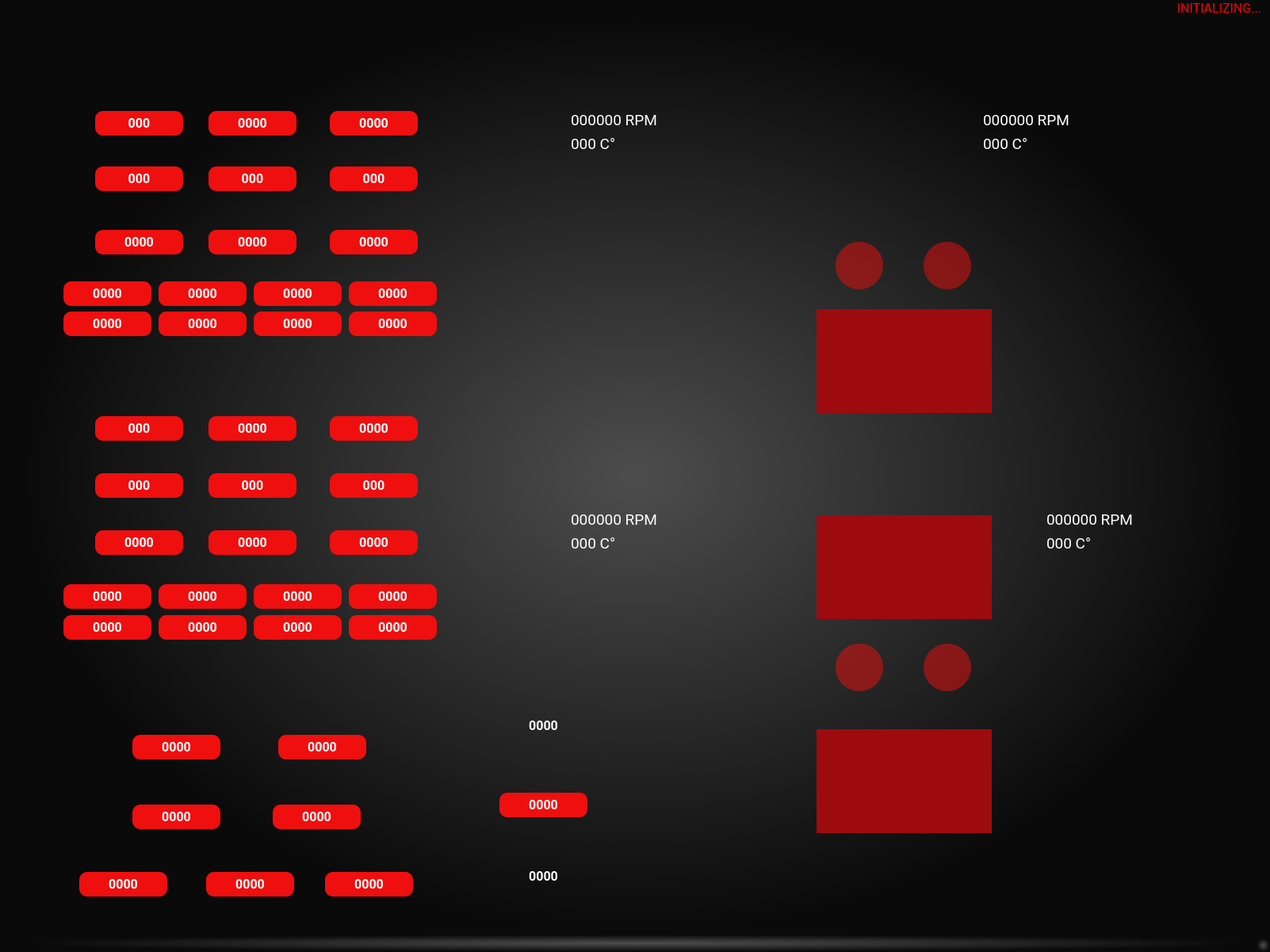
<?xml version="1.0" encoding="UTF-8"?>
<ui version="4.0">
 <class>MainWindow</class>
 <widget class="QMainWindow" name="MainWindow">
  <property name="enabled">
   <bool>true</bool>
  </property>
  <property name="geometry">
   <rect>
    <x>0</x>
    <y>0</y>
    <width>1602</width>
    <height>1201</height>
   </rect>
  </property>
  <property name="windowTitle">
   <string>MainWindow</string>
  </property>
  <property name="styleSheet">
   <string notr="true">background: qradialgradient(spread:pad, cx:0.5, cy:0.5, radius:0.5, fx:0.5, fy:0.5, stop:0 rgba(77, 77, 77, 255), stop:0.960199 rgba(10, 10, 10, 255))</string>
  </property>
  <property name="animated">
   <bool>false</bool>
  </property>
  <widget class="QWidget" name="centralwidget">
   <widget class="QLabel" name="errors_label">
    <property name="geometry">
     <rect>
      <x>650</x>
      <y>0</y>
      <width>941</width>
      <height>20</height>
     </rect>
    </property>
    <property name="font">
     <font>
      <family>Roboto</family>
      <pointsize>12</pointsize>
     </font>
    </property>
    <property name="styleSheet">
     <string notr="true">color: red; background: transparent;</string>
    </property>
    <property name="text">
     <string>INITIALIZING...</string>
    </property>
    <property name="alignment">
     <set>Qt::AlignRight|Qt::AlignTrailing|Qt::AlignVCenter</set>
    </property>
   </widget>
   <widget class="QLabel" name="screenImage">
    <property name="geometry">
     <rect>
      <x>0</x>
      <y>0</y>
      <width>1601</width>
      <height>1201</height>
     </rect>
    </property>
    <property name="text">
     <string/>
    </property>
    <property name="pixmap">
     <pixmap>screen2_image_14.png</pixmap>
    </property>
   </widget>
   <widget class="QLabel" name="FP_state">
    <property name="geometry">
     <rect>
      <x>120</x>
      <y>140</y>
      <width>111</width>
      <height>31</height>
     </rect>
    </property>
    <property name="font">
     <font>
      <family>Roboto</family>
      <pointsize>12</pointsize>
      <weight>75</weight>
      <bold>true</bold>
     </font>
    </property>
    <property name="styleSheet">
     <string notr="true">background: #ef0f0f;
border-radius: 10;
color: white;</string>
    </property>
    <property name="text">
     <string>000</string>
    </property>
    <property name="alignment">
     <set>Qt::AlignCenter</set>
    </property>
   </widget>
   <widget class="QLabel" name="FP_volt">
    <property name="geometry">
     <rect>
      <x>263</x>
      <y>140</y>
      <width>111</width>
      <height>31</height>
     </rect>
    </property>
    <property name="font">
     <font>
      <family>Roboto</family>
      <pointsize>12</pointsize>
      <weight>75</weight>
      <bold>true</bold>
     </font>
    </property>
    <property name="styleSheet">
     <string notr="true">background: #ef0f0f;
border-radius: 10;
color: white;</string>
    </property>
    <property name="text">
     <string>0000</string>
    </property>
    <property name="alignment">
     <set>Qt::AlignCenter</set>
    </property>
   </widget>
   <widget class="QLabel" name="FP_curr">
    <property name="geometry">
     <rect>
      <x>416</x>
      <y>140</y>
      <width>111</width>
      <height>31</height>
     </rect>
    </property>
    <property name="font">
     <font>
      <family>Roboto</family>
      <pointsize>12</pointsize>
      <weight>75</weight>
      <bold>true</bold>
     </font>
    </property>
    <property name="styleSheet">
     <string notr="true">background: #ef0f0f;
border-radius: 10;
color: white;</string>
    </property>
    <property name="text">
     <string>0000</string>
    </property>
    <property name="alignment">
     <set>Qt::AlignCenter</set>
    </property>
   </widget>
   <widget class="QLabel" name="FP_minCell">
    <property name="geometry">
     <rect>
      <x>263</x>
      <y>290</y>
      <width>111</width>
      <height>31</height>
     </rect>
    </property>
    <property name="font">
     <font>
      <family>Roboto</family>
      <pointsize>12</pointsize>
      <weight>75</weight>
      <bold>true</bold>
     </font>
    </property>
    <property name="styleSheet">
     <string notr="true">background: #ef0f0f;
border-radius: 10;
color: white;</string>
    </property>
    <property name="text">
     <string>0000</string>
    </property>
    <property name="alignment">
     <set>Qt::AlignCenter</set>
    </property>
   </widget>
   <widget class="QLabel" name="FP_maxCell">
    <property name="geometry">
     <rect>
      <x>416</x>
      <y>290</y>
      <width>111</width>
      <height>31</height>
     </rect>
    </property>
    <property name="font">
     <font>
      <family>Roboto</family>
      <pointsize>12</pointsize>
      <weight>75</weight>
      <bold>true</bold>
     </font>
    </property>
    <property name="styleSheet">
     <string notr="true">background: #ef0f0f;
border-radius: 10;
color: white;</string>
    </property>
    <property name="text">
     <string>0000</string>
    </property>
    <property name="alignment">
     <set>Qt::AlignCenter</set>
    </property>
   </widget>
   <widget class="QLabel" name="RP_volt">
    <property name="geometry">
     <rect>
      <x>263</x>
      <y>525</y>
      <width>111</width>
      <height>31</height>
     </rect>
    </property>
    <property name="font">
     <font>
      <family>Roboto</family>
      <pointsize>12</pointsize>
      <weight>75</weight>
      <bold>true</bold>
     </font>
    </property>
    <property name="styleSheet">
     <string notr="true">background: #ef0f0f;
border-radius: 10;
color: white;</string>
    </property>
    <property name="text">
     <string>0000</string>
    </property>
    <property name="alignment">
     <set>Qt::AlignCenter</set>
    </property>
   </widget>
   <widget class="QLabel" name="RP_curr">
    <property name="geometry">
     <rect>
      <x>416</x>
      <y>525</y>
      <width>111</width>
      <height>31</height>
     </rect>
    </property>
    <property name="font">
     <font>
      <family>Roboto</family>
      <pointsize>12</pointsize>
      <weight>75</weight>
      <bold>true</bold>
     </font>
    </property>
    <property name="styleSheet">
     <string notr="true">background: #ef0f0f;
border-radius: 10;
color: white;</string>
    </property>
    <property name="text">
     <string>0000</string>
    </property>
    <property name="alignment">
     <set>Qt::AlignCenter</set>
    </property>
   </widget>
   <widget class="QLabel" name="RP_maxCell">
    <property name="geometry">
     <rect>
      <x>416</x>
      <y>669</y>
      <width>111</width>
      <height>31</height>
     </rect>
    </property>
    <property name="font">
     <font>
      <family>Roboto</family>
      <pointsize>12</pointsize>
      <weight>75</weight>
      <bold>true</bold>
     </font>
    </property>
    <property name="styleSheet">
     <string notr="true">background: #ef0f0f;
border-radius: 10;
color: white;</string>
    </property>
    <property name="text">
     <string>0000</string>
    </property>
    <property name="alignment">
     <set>Qt::AlignCenter</set>
    </property>
   </widget>
   <widget class="QLabel" name="RP_minCell">
    <property name="geometry">
     <rect>
      <x>263</x>
      <y>669</y>
      <width>111</width>
      <height>31</height>
     </rect>
    </property>
    <property name="font">
     <font>
      <family>Roboto</family>
      <pointsize>12</pointsize>
      <weight>75</weight>
      <bold>true</bold>
     </font>
    </property>
    <property name="styleSheet">
     <string notr="true">background: #ef0f0f;
border-radius: 10;
color: white;</string>
    </property>
    <property name="text">
     <string>0000</string>
    </property>
    <property name="alignment">
     <set>Qt::AlignCenter</set>
    </property>
   </widget>
   <widget class="QLabel" name="RP_state">
    <property name="geometry">
     <rect>
      <x>120</x>
      <y>525</y>
      <width>111</width>
      <height>31</height>
     </rect>
    </property>
    <property name="font">
     <font>
      <family>Roboto</family>
      <pointsize>12</pointsize>
      <weight>75</weight>
      <bold>true</bold>
     </font>
    </property>
    <property name="styleSheet">
     <string notr="true">background: #ef0f0f;
border-radius: 10;
color: white;</string>
    </property>
    <property name="text">
     <string>000</string>
    </property>
    <property name="alignment">
     <set>Qt::AlignCenter</set>
    </property>
   </widget>
   <widget class="QLabel" name="brakes_pressure">
    <property name="geometry">
     <rect>
      <x>167</x>
      <y>927</y>
      <width>111</width>
      <height>31</height>
     </rect>
    </property>
    <property name="font">
     <font>
      <family>Roboto</family>
      <pointsize>12</pointsize>
      <weight>75</weight>
      <bold>true</bold>
     </font>
    </property>
    <property name="styleSheet">
     <string notr="true">background: #ef0f0f;
border-radius: 10;
color: white;</string>
    </property>
    <property name="text">
     <string>0000</string>
    </property>
    <property name="alignment">
     <set>Qt::AlignCenter</set>
    </property>
   </widget>
   <widget class="QLabel" name="tensioner_pressure">
    <property name="geometry">
     <rect>
      <x>351</x>
      <y>927</y>
      <width>111</width>
      <height>31</height>
     </rect>
    </property>
    <property name="font">
     <font>
      <family>Roboto</family>
      <pointsize>12</pointsize>
      <weight>75</weight>
      <bold>true</bold>
     </font>
    </property>
    <property name="styleSheet">
     <string notr="true">background: #ef0f0f;
border-radius: 10;
color: white;</string>
    </property>
    <property name="text">
     <string>0000</string>
    </property>
    <property name="alignment">
     <set>Qt::AlignCenter</set>
    </property>
   </widget>
   <widget class="QLabel" name="battery_actual">
    <property name="geometry">
     <rect>
      <x>630</x>
      <y>1000</y>
      <width>111</width>
      <height>31</height>
     </rect>
    </property>
    <property name="font">
     <font>
      <family>Roboto</family>
      <pointsize>12</pointsize>
      <weight>75</weight>
      <bold>true</bold>
     </font>
    </property>
    <property name="styleSheet">
     <string notr="true">background: #ef0f0f;
border-radius: 10;
color: white;</string>
    </property>
    <property name="text">
     <string>0000</string>
    </property>
    <property name="alignment">
     <set>Qt::AlignCenter</set>
    </property>
   </widget>
   <widget class="QLabel" name="battery_min">
    <property name="geometry">
     <rect>
      <x>630</x>
      <y>1090</y>
      <width>111</width>
      <height>31</height>
     </rect>
    </property>
    <property name="font">
     <font>
      <family>Roboto</family>
      <pointsize>12</pointsize>
      <weight>75</weight>
      <bold>true</bold>
     </font>
    </property>
    <property name="styleSheet">
     <string notr="true">color: white; background: transparent;</string>
    </property>
    <property name="text">
     <string>0000</string>
    </property>
    <property name="alignment">
     <set>Qt::AlignCenter</set>
    </property>
   </widget>
   <widget class="QLabel" name="battery_max">
    <property name="geometry">
     <rect>
      <x>630</x>
      <y>900</y>
      <width>111</width>
      <height>31</height>
     </rect>
    </property>
    <property name="font">
     <font>
      <family>Roboto</family>
      <pointsize>12</pointsize>
      <weight>75</weight>
      <bold>true</bold>
     </font>
    </property>
    <property name="styleSheet">
     <string notr="true">color: white; background: transparent;</string>
    </property>
    <property name="text">
     <string>0000</string>
    </property>
    <property name="alignment">
     <set>Qt::AlignCenter</set>
    </property>
   </widget>
   <widget class="QLabel" name="RP_podSquare">
    <property name="geometry">
     <rect>
      <x>1030</x>
      <y>920</y>
      <width>221</width>
      <height>131</height>
     </rect>
    </property>
    <property name="styleSheet">
     <string notr="true">background: #9d0b0f;</string>
    </property>
    <property name="text">
     <string/>
    </property>
   </widget>
   <widget class="QLabel" name="MP_podSquare">
    <property name="geometry">
     <rect>
      <x>1030</x>
      <y>650</y>
      <width>221</width>
      <height>131</height>
     </rect>
    </property>
    <property name="styleSheet">
     <string notr="true">background: #9d0b0f;</string>
    </property>
    <property name="text">
     <string/>
    </property>
   </widget>
   <widget class="QLabel" name="FP_podSquare">
    <property name="geometry">
     <rect>
      <x>1030</x>
      <y>390</y>
      <width>221</width>
      <height>131</height>
     </rect>
    </property>
    <property name="styleSheet">
     <string notr="true">background: #9d0b0f;</string>
    </property>
    <property name="text">
     <string/>
    </property>
   </widget>
   <widget class="QLabel" name="TL_rpm">
    <property name="geometry">
     <rect>
      <x>720</x>
      <y>136</y>
      <width>191</width>
      <height>31</height>
     </rect>
    </property>
    <property name="font">
     <font>
      <family>Roboto</family>
      <pointsize>14</pointsize>
     </font>
    </property>
    <property name="styleSheet">
     <string notr="true">background: transparent; 
color: white;</string>
    </property>
    <property name="text">
     <string>000000 RPM</string>
    </property>
    <property name="alignment">
     <set>Qt::AlignLeading|Qt::AlignLeft|Qt::AlignVCenter</set>
    </property>
   </widget>
   <widget class="QLabel" name="BL_rpm">
    <property name="geometry">
     <rect>
      <x>720</x>
      <y>640</y>
      <width>191</width>
      <height>31</height>
     </rect>
    </property>
    <property name="font">
     <font>
      <family>Roboto</family>
      <pointsize>14</pointsize>
     </font>
    </property>
    <property name="styleSheet">
     <string notr="true">background: transparent; 
color: white;</string>
    </property>
    <property name="text">
     <string>000000 RPM</string>
    </property>
    <property name="alignment">
     <set>Qt::AlignLeading|Qt::AlignLeft|Qt::AlignVCenter</set>
    </property>
   </widget>
   <widget class="QLabel" name="TR_rpm">
    <property name="geometry">
     <rect>
      <x>1240</x>
      <y>136</y>
      <width>191</width>
      <height>31</height>
     </rect>
    </property>
    <property name="font">
     <font>
      <family>Roboto</family>
      <pointsize>14</pointsize>
     </font>
    </property>
    <property name="styleSheet">
     <string notr="true">background: transparent; 
color: white;</string>
    </property>
    <property name="text">
     <string>000000 RPM</string>
    </property>
    <property name="alignment">
     <set>Qt::AlignLeading|Qt::AlignLeft|Qt::AlignVCenter</set>
    </property>
   </widget>
   <widget class="QLabel" name="BR_rpm">
    <property name="geometry">
     <rect>
      <x>1320</x>
      <y>640</y>
      <width>191</width>
      <height>31</height>
     </rect>
    </property>
    <property name="font">
     <font>
      <family>Roboto</family>
      <pointsize>14</pointsize>
     </font>
    </property>
    <property name="styleSheet">
     <string notr="true">background: transparent; 
color: white;</string>
    </property>
    <property name="text">
     <string>000000 RPM</string>
    </property>
    <property name="alignment">
     <set>Qt::AlignLeading|Qt::AlignLeft|Qt::AlignVCenter</set>
    </property>
   </widget>
   <widget class="QLabel" name="TL_temp">
    <property name="geometry">
     <rect>
      <x>720</x>
      <y>166</y>
      <width>141</width>
      <height>31</height>
     </rect>
    </property>
    <property name="font">
     <font>
      <family>Roboto</family>
      <pointsize>14</pointsize>
     </font>
    </property>
    <property name="styleSheet">
     <string notr="true">background: transparent; 
color: white;</string>
    </property>
    <property name="text">
     <string>000 C°</string>
    </property>
    <property name="alignment">
     <set>Qt::AlignLeading|Qt::AlignLeft|Qt::AlignVCenter</set>
    </property>
   </widget>
   <widget class="QLabel" name="BL_temp">
    <property name="geometry">
     <rect>
      <x>720</x>
      <y>670</y>
      <width>191</width>
      <height>31</height>
     </rect>
    </property>
    <property name="font">
     <font>
      <family>Roboto</family>
      <pointsize>14</pointsize>
     </font>
    </property>
    <property name="styleSheet">
     <string notr="true">background: transparent; 
color: white;</string>
    </property>
    <property name="text">
     <string>000 C°</string>
    </property>
    <property name="alignment">
     <set>Qt::AlignLeading|Qt::AlignLeft|Qt::AlignVCenter</set>
    </property>
   </widget>
   <widget class="QLabel" name="TR_temp">
    <property name="geometry">
     <rect>
      <x>1240</x>
      <y>166</y>
      <width>191</width>
      <height>31</height>
     </rect>
    </property>
    <property name="font">
     <font>
      <family>Roboto</family>
      <pointsize>14</pointsize>
     </font>
    </property>
    <property name="styleSheet">
     <string notr="true">background: transparent; 
color: white;</string>
    </property>
    <property name="text">
     <string>000 C°</string>
    </property>
    <property name="alignment">
     <set>Qt::AlignLeading|Qt::AlignLeft|Qt::AlignVCenter</set>
    </property>
   </widget>
   <widget class="QLabel" name="BR_temp">
    <property name="geometry">
     <rect>
      <x>1320</x>
      <y>670</y>
      <width>191</width>
      <height>31</height>
     </rect>
    </property>
    <property name="font">
     <font>
      <family>Roboto</family>
      <pointsize>14</pointsize>
     </font>
    </property>
    <property name="styleSheet">
     <string notr="true">background: transparent; 
color: white;</string>
    </property>
    <property name="text">
     <string>000 C°</string>
    </property>
    <property name="alignment">
     <set>Qt::AlignLeading|Qt::AlignLeft|Qt::AlignVCenter</set>
    </property>
   </widget>
   <widget class="QLabel" name="TL_tempCircle">
    <property name="geometry">
     <rect>
      <x>1054</x>
      <y>305</y>
      <width>60</width>
      <height>60</height>
     </rect>
    </property>
    <property name="styleSheet">
     <string notr="true">background:rgba(239, 15, 15, 0.5);
border-radius: 30;</string>
    </property>
    <property name="text">
     <string/>
    </property>
   </widget>
   <widget class="QLabel" name="TR_tempCircle">
    <property name="geometry">
     <rect>
      <x>1165</x>
      <y>305</y>
      <width>60</width>
      <height>60</height>
     </rect>
    </property>
    <property name="styleSheet">
     <string notr="true">background:rgba(239, 15, 15, 0.5);
border-radius: 30;</string>
    </property>
    <property name="text">
     <string/>
    </property>
   </widget>
   <widget class="QLabel" name="BL_tempCircle">
    <property name="geometry">
     <rect>
      <x>1054</x>
      <y>812</y>
      <width>60</width>
      <height>60</height>
     </rect>
    </property>
    <property name="styleSheet">
     <string notr="true">background:rgba(239, 15, 15, 0.5);
border-radius: 30;</string>
    </property>
    <property name="text">
     <string/>
    </property>
   </widget>
   <widget class="QLabel" name="BR_tempCircle">
    <property name="geometry">
     <rect>
      <x>1165</x>
      <y>812</y>
      <width>60</width>
      <height>60</height>
     </rect>
    </property>
    <property name="styleSheet">
     <string notr="true">background:rgba(239, 15, 15, 0.5);
border-radius: 30;</string>
    </property>
    <property name="text">
     <string/>
    </property>
   </widget>
   <widget class="QLabel" name="Pod_clipArt">
    <property name="geometry">
     <rect>
      <x>700</x>
      <y>10</y>
      <width>931</width>
      <height>1181</height>
     </rect>
    </property>
    <property name="styleSheet">
     <string notr="true">background: none;</string>
    </property>
    <property name="midLineWidth">
     <number>0</number>
    </property>
    <property name="text">
     <string/>
    </property>
    <property name="pixmap">
     <pixmap>pod_topview_3.png</pixmap>
    </property>
   </widget>
   <widget class="QLabel" name="FP_lowTemp">
    <property name="geometry">
     <rect>
      <x>120</x>
      <y>210</y>
      <width>111</width>
      <height>31</height>
     </rect>
    </property>
    <property name="font">
     <font>
      <family>Roboto</family>
      <pointsize>12</pointsize>
      <weight>75</weight>
      <bold>true</bold>
     </font>
    </property>
    <property name="styleSheet">
     <string notr="true">background: #ef0f0f;
border-radius: 10;
color: white;</string>
    </property>
    <property name="text">
     <string>000</string>
    </property>
    <property name="alignment">
     <set>Qt::AlignCenter</set>
    </property>
   </widget>
   <widget class="QLabel" name="FP_avgTemp">
    <property name="geometry">
     <rect>
      <x>263</x>
      <y>210</y>
      <width>111</width>
      <height>31</height>
     </rect>
    </property>
    <property name="font">
     <font>
      <family>Roboto</family>
      <pointsize>12</pointsize>
      <weight>75</weight>
      <bold>true</bold>
     </font>
    </property>
    <property name="styleSheet">
     <string notr="true">background: #ef0f0f;
border-radius: 10;
color: white;</string>
    </property>
    <property name="text">
     <string>000</string>
    </property>
    <property name="alignment">
     <set>Qt::AlignCenter</set>
    </property>
   </widget>
   <widget class="QLabel" name="FP_highTemp">
    <property name="geometry">
     <rect>
      <x>416</x>
      <y>210</y>
      <width>111</width>
      <height>31</height>
     </rect>
    </property>
    <property name="font">
     <font>
      <family>Roboto</family>
      <pointsize>12</pointsize>
      <weight>75</weight>
      <bold>true</bold>
     </font>
    </property>
    <property name="styleSheet">
     <string notr="true">background: #ef0f0f;
border-radius: 10;
color: white;</string>
    </property>
    <property name="text">
     <string>000</string>
    </property>
    <property name="alignment">
     <set>Qt::AlignCenter</set>
    </property>
   </widget>
   <widget class="QLabel" name="RP_lowTemp">
    <property name="geometry">
     <rect>
      <x>120</x>
      <y>597</y>
      <width>111</width>
      <height>31</height>
     </rect>
    </property>
    <property name="font">
     <font>
      <family>Roboto</family>
      <pointsize>12</pointsize>
      <weight>75</weight>
      <bold>true</bold>
     </font>
    </property>
    <property name="styleSheet">
     <string notr="true">background: #ef0f0f;
border-radius: 10;
color: white;</string>
    </property>
    <property name="text">
     <string>000</string>
    </property>
    <property name="alignment">
     <set>Qt::AlignCenter</set>
    </property>
   </widget>
   <widget class="QLabel" name="RP_avgTemp">
    <property name="geometry">
     <rect>
      <x>263</x>
      <y>597</y>
      <width>111</width>
      <height>31</height>
     </rect>
    </property>
    <property name="font">
     <font>
      <family>Roboto</family>
      <pointsize>12</pointsize>
      <weight>75</weight>
      <bold>true</bold>
     </font>
    </property>
    <property name="styleSheet">
     <string notr="true">background: #ef0f0f;
border-radius: 10;
color: white;</string>
    </property>
    <property name="text">
     <string>000</string>
    </property>
    <property name="alignment">
     <set>Qt::AlignCenter</set>
    </property>
   </widget>
   <widget class="QLabel" name="RP_highTemp">
    <property name="geometry">
     <rect>
      <x>416</x>
      <y>597</y>
      <width>111</width>
      <height>31</height>
     </rect>
    </property>
    <property name="font">
     <font>
      <family>Roboto</family>
      <pointsize>12</pointsize>
      <weight>75</weight>
      <bold>true</bold>
     </font>
    </property>
    <property name="styleSheet">
     <string notr="true">background: #ef0f0f;
border-radius: 10;
color: white;</string>
    </property>
    <property name="text">
     <string>000</string>
    </property>
    <property name="alignment">
     <set>Qt::AlignCenter</set>
    </property>
   </widget>
   <widget class="QLabel" name="breaking_airTank">
    <property name="geometry">
     <rect>
      <x>167</x>
      <y>1015</y>
      <width>111</width>
      <height>31</height>
     </rect>
    </property>
    <property name="font">
     <font>
      <family>Roboto</family>
      <pointsize>12</pointsize>
      <weight>75</weight>
      <bold>true</bold>
     </font>
    </property>
    <property name="styleSheet">
     <string notr="true">background: #ef0f0f;
border-radius: 10;
color: white;</string>
    </property>
    <property name="text">
     <string>0000</string>
    </property>
    <property name="alignment">
     <set>Qt::AlignCenter</set>
    </property>
   </widget>
   <widget class="QLabel" name="tensioner_airTank">
    <property name="geometry">
     <rect>
      <x>344</x>
      <y>1015</y>
      <width>111</width>
      <height>31</height>
     </rect>
    </property>
    <property name="font">
     <font>
      <family>Roboto</family>
      <pointsize>12</pointsize>
      <weight>75</weight>
      <bold>true</bold>
     </font>
    </property>
    <property name="styleSheet">
     <string notr="true">background: #ef0f0f;
border-radius: 10;
color: white;</string>
    </property>
    <property name="text">
     <string>0000</string>
    </property>
    <property name="alignment">
     <set>Qt::AlignCenter</set>
    </property>
   </widget>
   <widget class="QLabel" name="solenoid">
    <property name="geometry">
     <rect>
      <x>100</x>
      <y>1100</y>
      <width>111</width>
      <height>31</height>
     </rect>
    </property>
    <property name="font">
     <font>
      <family>Roboto</family>
      <pointsize>12</pointsize>
      <weight>75</weight>
      <bold>true</bold>
     </font>
    </property>
    <property name="styleSheet">
     <string notr="true">background: #ef0f0f;
border-radius: 10;
color: white;</string>
    </property>
    <property name="text">
     <string>0000</string>
    </property>
    <property name="alignment">
     <set>Qt::AlignCenter</set>
    </property>
   </widget>
   <widget class="QLabel" name="front_tensioner">
    <property name="geometry">
     <rect>
      <x>260</x>
      <y>1100</y>
      <width>111</width>
      <height>31</height>
     </rect>
    </property>
    <property name="font">
     <font>
      <family>Roboto</family>
      <pointsize>12</pointsize>
      <weight>75</weight>
      <bold>true</bold>
     </font>
    </property>
    <property name="styleSheet">
     <string notr="true">background: #ef0f0f;
border-radius: 10;
color: white;</string>
    </property>
    <property name="text">
     <string>0000</string>
    </property>
    <property name="alignment">
     <set>Qt::AlignCenter</set>
    </property>
   </widget>
   <widget class="QLabel" name="rear_tensioner">
    <property name="geometry">
     <rect>
      <x>410</x>
      <y>1100</y>
      <width>111</width>
      <height>31</height>
     </rect>
    </property>
    <property name="font">
     <font>
      <family>Roboto</family>
      <pointsize>12</pointsize>
      <weight>75</weight>
      <bold>true</bold>
     </font>
    </property>
    <property name="styleSheet">
     <string notr="true">background: #ef0f0f;
border-radius: 10;
color: white;</string>
    </property>
    <property name="text">
     <string>0000</string>
    </property>
    <property name="alignment">
     <set>Qt::AlignCenter</set>
    </property>
   </widget>
   <widget class="QLabel" name="FP_isolater">
    <property name="geometry">
     <rect>
      <x>120</x>
      <y>290</y>
      <width>111</width>
      <height>31</height>
     </rect>
    </property>
    <property name="font">
     <font>
      <family>Roboto</family>
      <pointsize>12</pointsize>
      <weight>75</weight>
      <bold>true</bold>
     </font>
    </property>
    <property name="styleSheet">
     <string notr="true">background: #ef0f0f;
border-radius: 10;
color: white;</string>
    </property>
    <property name="text">
     <string>0000</string>
    </property>
    <property name="alignment">
     <set>Qt::AlignCenter</set>
    </property>
   </widget>
   <widget class="QLabel" name="RP_isolater">
    <property name="geometry">
     <rect>
      <x>120</x>
      <y>669</y>
      <width>111</width>
      <height>31</height>
     </rect>
    </property>
    <property name="font">
     <font>
      <family>Roboto</family>
      <pointsize>12</pointsize>
      <weight>75</weight>
      <bold>true</bold>
     </font>
    </property>
    <property name="styleSheet">
     <string notr="true">background: #ef0f0f;
border-radius: 10;
color: white;</string>
    </property>
    <property name="text">
     <string>0000</string>
    </property>
    <property name="alignment">
     <set>Qt::AlignCenter</set>
    </property>
   </widget>
   <widget class="QLabel" name="FP_cv1">
    <property name="geometry">
     <rect>
      <x>80</x>
      <y>355</y>
      <width>111</width>
      <height>31</height>
     </rect>
    </property>
    <property name="font">
     <font>
      <family>Roboto</family>
      <pointsize>12</pointsize>
      <weight>75</weight>
      <bold>true</bold>
     </font>
    </property>
    <property name="styleSheet">
     <string notr="true">background: #ef0f0f;
border-radius: 10;
color: white;</string>
    </property>
    <property name="text">
     <string>0000</string>
    </property>
    <property name="alignment">
     <set>Qt::AlignCenter</set>
    </property>
   </widget>
   <widget class="QLabel" name="FP_cv2">
    <property name="geometry">
     <rect>
      <x>200</x>
      <y>355</y>
      <width>111</width>
      <height>31</height>
     </rect>
    </property>
    <property name="font">
     <font>
      <family>Roboto</family>
      <pointsize>12</pointsize>
      <weight>75</weight>
      <bold>true</bold>
     </font>
    </property>
    <property name="styleSheet">
     <string notr="true">background: #ef0f0f;
border-radius: 10;
color: white;</string>
    </property>
    <property name="text">
     <string>0000</string>
    </property>
    <property name="alignment">
     <set>Qt::AlignCenter</set>
    </property>
   </widget>
   <widget class="QLabel" name="FP_cv3">
    <property name="geometry">
     <rect>
      <x>320</x>
      <y>355</y>
      <width>111</width>
      <height>31</height>
     </rect>
    </property>
    <property name="font">
     <font>
      <family>Roboto</family>
      <pointsize>12</pointsize>
      <weight>75</weight>
      <bold>true</bold>
     </font>
    </property>
    <property name="styleSheet">
     <string notr="true">background: #ef0f0f;
border-radius: 10;
color: white;</string>
    </property>
    <property name="text">
     <string>0000</string>
    </property>
    <property name="alignment">
     <set>Qt::AlignCenter</set>
    </property>
   </widget>
   <widget class="QLabel" name="FP_cv4">
    <property name="geometry">
     <rect>
      <x>440</x>
      <y>355</y>
      <width>111</width>
      <height>31</height>
     </rect>
    </property>
    <property name="font">
     <font>
      <family>Roboto</family>
      <pointsize>12</pointsize>
      <weight>75</weight>
      <bold>true</bold>
     </font>
    </property>
    <property name="styleSheet">
     <string notr="true">background: #ef0f0f;
border-radius: 10;
color: white;</string>
    </property>
    <property name="text">
     <string>0000</string>
    </property>
    <property name="alignment">
     <set>Qt::AlignCenter</set>
    </property>
   </widget>
   <widget class="QLabel" name="FP_cv6">
    <property name="geometry">
     <rect>
      <x>200</x>
      <y>393</y>
      <width>111</width>
      <height>31</height>
     </rect>
    </property>
    <property name="font">
     <font>
      <family>Roboto</family>
      <pointsize>12</pointsize>
      <weight>75</weight>
      <bold>true</bold>
     </font>
    </property>
    <property name="styleSheet">
     <string notr="true">background: #ef0f0f;
border-radius: 10;
color: white;</string>
    </property>
    <property name="text">
     <string>0000</string>
    </property>
    <property name="alignment">
     <set>Qt::AlignCenter</set>
    </property>
   </widget>
   <widget class="QLabel" name="FP_cv7">
    <property name="geometry">
     <rect>
      <x>320</x>
      <y>393</y>
      <width>111</width>
      <height>31</height>
     </rect>
    </property>
    <property name="font">
     <font>
      <family>Roboto</family>
      <pointsize>12</pointsize>
      <weight>75</weight>
      <bold>true</bold>
     </font>
    </property>
    <property name="styleSheet">
     <string notr="true">background: #ef0f0f;
border-radius: 10;
color: white;</string>
    </property>
    <property name="text">
     <string>0000</string>
    </property>
    <property name="alignment">
     <set>Qt::AlignCenter</set>
    </property>
   </widget>
   <widget class="QLabel" name="FP_cv8">
    <property name="geometry">
     <rect>
      <x>440</x>
      <y>393</y>
      <width>111</width>
      <height>31</height>
     </rect>
    </property>
    <property name="font">
     <font>
      <family>Roboto</family>
      <pointsize>12</pointsize>
      <weight>75</weight>
      <bold>true</bold>
     </font>
    </property>
    <property name="styleSheet">
     <string notr="true">background: #ef0f0f;
border-radius: 10;
color: white;</string>
    </property>
    <property name="text">
     <string>0000</string>
    </property>
    <property name="alignment">
     <set>Qt::AlignCenter</set>
    </property>
   </widget>
   <widget class="QLabel" name="FP_cv5">
    <property name="geometry">
     <rect>
      <x>80</x>
      <y>393</y>
      <width>111</width>
      <height>31</height>
     </rect>
    </property>
    <property name="font">
     <font>
      <family>Roboto</family>
      <pointsize>12</pointsize>
      <weight>75</weight>
      <bold>true</bold>
     </font>
    </property>
    <property name="styleSheet">
     <string notr="true">background: #ef0f0f;
border-radius: 10;
color: white;</string>
    </property>
    <property name="text">
     <string>0000</string>
    </property>
    <property name="alignment">
     <set>Qt::AlignCenter</set>
    </property>
   </widget>
   <widget class="QLabel" name="RP_cv2">
    <property name="geometry">
     <rect>
      <x>200</x>
      <y>737</y>
      <width>111</width>
      <height>31</height>
     </rect>
    </property>
    <property name="font">
     <font>
      <family>Roboto</family>
      <pointsize>12</pointsize>
      <weight>75</weight>
      <bold>true</bold>
     </font>
    </property>
    <property name="styleSheet">
     <string notr="true">background: #ef0f0f;
border-radius: 10;
color: white;</string>
    </property>
    <property name="text">
     <string>0000</string>
    </property>
    <property name="alignment">
     <set>Qt::AlignCenter</set>
    </property>
   </widget>
   <widget class="QLabel" name="RP_cv3">
    <property name="geometry">
     <rect>
      <x>320</x>
      <y>737</y>
      <width>111</width>
      <height>31</height>
     </rect>
    </property>
    <property name="font">
     <font>
      <family>Roboto</family>
      <pointsize>12</pointsize>
      <weight>75</weight>
      <bold>true</bold>
     </font>
    </property>
    <property name="styleSheet">
     <string notr="true">background: #ef0f0f;
border-radius: 10;
color: white;</string>
    </property>
    <property name="text">
     <string>0000</string>
    </property>
    <property name="alignment">
     <set>Qt::AlignCenter</set>
    </property>
   </widget>
   <widget class="QLabel" name="RP_cv4">
    <property name="geometry">
     <rect>
      <x>440</x>
      <y>737</y>
      <width>111</width>
      <height>31</height>
     </rect>
    </property>
    <property name="font">
     <font>
      <family>Roboto</family>
      <pointsize>12</pointsize>
      <weight>75</weight>
      <bold>true</bold>
     </font>
    </property>
    <property name="styleSheet">
     <string notr="true">background: #ef0f0f;
border-radius: 10;
color: white;</string>
    </property>
    <property name="text">
     <string>0000</string>
    </property>
    <property name="alignment">
     <set>Qt::AlignCenter</set>
    </property>
   </widget>
   <widget class="QLabel" name="RP_cv5">
    <property name="geometry">
     <rect>
      <x>80</x>
      <y>776</y>
      <width>111</width>
      <height>31</height>
     </rect>
    </property>
    <property name="font">
     <font>
      <family>Roboto</family>
      <pointsize>12</pointsize>
      <weight>75</weight>
      <bold>true</bold>
     </font>
    </property>
    <property name="styleSheet">
     <string notr="true">background: #ef0f0f;
border-radius: 10;
color: white;</string>
    </property>
    <property name="text">
     <string>0000</string>
    </property>
    <property name="alignment">
     <set>Qt::AlignCenter</set>
    </property>
   </widget>
   <widget class="QLabel" name="RP_cv6">
    <property name="geometry">
     <rect>
      <x>200</x>
      <y>776</y>
      <width>111</width>
      <height>31</height>
     </rect>
    </property>
    <property name="font">
     <font>
      <family>Roboto</family>
      <pointsize>12</pointsize>
      <weight>75</weight>
      <bold>true</bold>
     </font>
    </property>
    <property name="styleSheet">
     <string notr="true">background: #ef0f0f;
border-radius: 10;
color: white;</string>
    </property>
    <property name="text">
     <string>0000</string>
    </property>
    <property name="alignment">
     <set>Qt::AlignCenter</set>
    </property>
   </widget>
   <widget class="QLabel" name="RP_cv1">
    <property name="geometry">
     <rect>
      <x>80</x>
      <y>737</y>
      <width>111</width>
      <height>31</height>
     </rect>
    </property>
    <property name="font">
     <font>
      <family>Roboto</family>
      <pointsize>12</pointsize>
      <weight>75</weight>
      <bold>true</bold>
     </font>
    </property>
    <property name="styleSheet">
     <string notr="true">background: #ef0f0f;
border-radius: 10;
color: white;</string>
    </property>
    <property name="text">
     <string>0000</string>
    </property>
    <property name="alignment">
     <set>Qt::AlignCenter</set>
    </property>
   </widget>
   <widget class="QLabel" name="RP_cv8">
    <property name="geometry">
     <rect>
      <x>440</x>
      <y>776</y>
      <width>111</width>
      <height>31</height>
     </rect>
    </property>
    <property name="font">
     <font>
      <family>Roboto</family>
      <pointsize>12</pointsize>
      <weight>75</weight>
      <bold>true</bold>
     </font>
    </property>
    <property name="styleSheet">
     <string notr="true">background: #ef0f0f;
border-radius: 10;
color: white;</string>
    </property>
    <property name="text">
     <string>0000</string>
    </property>
    <property name="alignment">
     <set>Qt::AlignCenter</set>
    </property>
   </widget>
   <widget class="QLabel" name="RP_cv7">
    <property name="geometry">
     <rect>
      <x>320</x>
      <y>776</y>
      <width>111</width>
      <height>31</height>
     </rect>
    </property>
    <property name="font">
     <font>
      <family>Roboto</family>
      <pointsize>12</pointsize>
      <weight>75</weight>
      <bold>true</bold>
     </font>
    </property>
    <property name="styleSheet">
     <string notr="true">background: #ef0f0f;
border-radius: 10;
color: white;</string>
    </property>
    <property name="text">
     <string>0000</string>
    </property>
    <property name="alignment">
     <set>Qt::AlignCenter</set>
    </property>
   </widget>
   <zorder>screenImage</zorder>
   <zorder>MP_podSquare</zorder>
   <zorder>RP_podSquare</zorder>
   <zorder>FP_podSquare</zorder>
   <zorder>Pod_clipArt</zorder>
   <zorder>errors_label</zorder>
   <zorder>FP_state</zorder>
   <zorder>FP_volt</zorder>
   <zorder>FP_curr</zorder>
   <zorder>FP_minCell</zorder>
   <zorder>FP_maxCell</zorder>
   <zorder>RP_volt</zorder>
   <zorder>RP_curr</zorder>
   <zorder>RP_maxCell</zorder>
   <zorder>RP_minCell</zorder>
   <zorder>RP_state</zorder>
   <zorder>brakes_pressure</zorder>
   <zorder>tensioner_pressure</zorder>
   <zorder>battery_actual</zorder>
   <zorder>battery_min</zorder>
   <zorder>battery_max</zorder>
   <zorder>TL_rpm</zorder>
   <zorder>BL_rpm</zorder>
   <zorder>TR_rpm</zorder>
   <zorder>BR_rpm</zorder>
   <zorder>TL_temp</zorder>
   <zorder>BL_temp</zorder>
   <zorder>TR_temp</zorder>
   <zorder>BR_temp</zorder>
   <zorder>TL_tempCircle</zorder>
   <zorder>TR_tempCircle</zorder>
   <zorder>BL_tempCircle</zorder>
   <zorder>BR_tempCircle</zorder>
   <zorder>FP_lowTemp</zorder>
   <zorder>FP_avgTemp</zorder>
   <zorder>FP_highTemp</zorder>
   <zorder>RP_lowTemp</zorder>
   <zorder>RP_avgTemp</zorder>
   <zorder>RP_highTemp</zorder>
   <zorder>breaking_airTank</zorder>
   <zorder>tensioner_airTank</zorder>
   <zorder>solenoid</zorder>
   <zorder>front_tensioner</zorder>
   <zorder>rear_tensioner</zorder>
   <zorder>FP_isolater</zorder>
   <zorder>RP_isolater</zorder>
   <zorder>FP_cv1</zorder>
   <zorder>FP_cv2</zorder>
   <zorder>FP_cv3</zorder>
   <zorder>FP_cv4</zorder>
   <zorder>FP_cv6</zorder>
   <zorder>FP_cv7</zorder>
   <zorder>FP_cv8</zorder>
   <zorder>FP_cv5</zorder>
   <zorder>RP_cv2</zorder>
   <zorder>RP_cv3</zorder>
   <zorder>RP_cv4</zorder>
   <zorder>RP_cv5</zorder>
   <zorder>RP_cv6</zorder>
   <zorder>RP_cv1</zorder>
   <zorder>RP_cv8</zorder>
   <zorder>RP_cv7</zorder>
  </widget>
  <widget class="QMenuBar" name="menubar">
   <property name="geometry">
    <rect>
     <x>0</x>
     <y>0</y>
     <width>1602</width>
     <height>26</height>
    </rect>
   </property>
  </widget>
  <widget class="QStatusBar" name="statusbar"/>
 </widget>
 <resources/>
 <connections/>
</ui>
